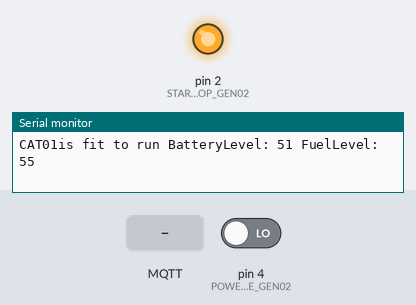
This sketch was run on a simulated Arduino Uno, built for the host (arithmetic inside an expression is 32-bit, double 64-bit). Shown: output pins drawn as LEDs (lit = HIGH), the last lines printed to the serial monitor. The inputs (shaded band) are chosen by the test bench; at power-on: pin 4 (POWER_AVAILABLE_GEN02) LOW. WiFi joins after 1.5 s; servers stay silent unless stated; no MQTT or app messages arrive unless stated.

Above: at 2.8 s.
2.9 s: pin 4 (POWER_AVAILABLE_GEN02) driven HIGH
5.5 s: MQTT message "STRTGEN" arrives on the first subscribed topic
7.5 s: MQTT message "STPGEN" arrives on the first subscribed topic
9.5 s: MQTT message "STPGEN" arrives on the second subscribed topic
At 10.8 s:
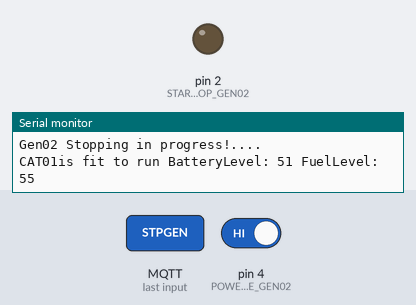
11.5 s: pin 4 (POWER_AVAILABLE_GEN02) driven LOW
At 12.7 s:
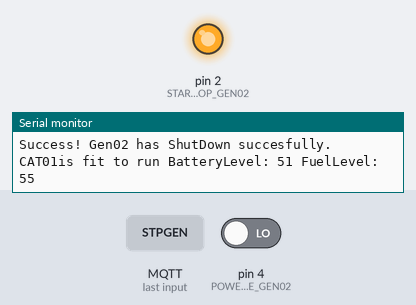
Timing chart, 0 to 14.5 s (numbered marks = the images above; inputs shaded):
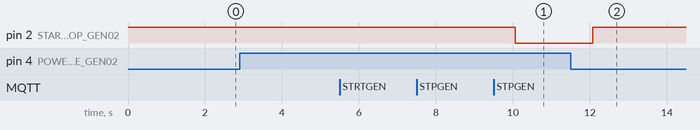

The sketch:

node11-ArduinoV3.ino
```cpp
#include <SPI.h>
#include <Ethernet.h>
#include <PubSubClient.h>
#include <AsyncDelay.h>
#include <ArduinoJson.h>
#include <Wire.h>

#define _TASK_SLEEP_ON_IDLE_RUN
#define _TASK_STATUS_REQUEST
#include <TaskScheduler.h>

//QueueHandle_t queue;
byte mac[]    = {  0xDE, 0xED, 0xBA, 0xFE, 0xFE, 0xED };
IPAddress ip(192, 168, 2, 55);
IPAddress mqttServerIp(192, 168, 2, 44);

const short mqttServerPort = 11883; // IP port of the MQTT broker
const char* mqttClientName = "node11";

EthernetClient ethClient;
PubSubClient mqttClient(ethClient);

Scheduler userScheduler;

#define START_OR_STOP_GEN02 2
#define POWER_AVAILABLE_GEN02 4

#define DEBUG 1


long lastReconnectAttempt = 0;

void powerAvailabilityGenertor02();
void startGen02();
void stopGen02();

Task powerAvailableGenTwo(1500, TASK_FOREVER, &powerAvailabilityGenertor02);
Task startGeneratorTwo(1500, TASK_FOREVER, &startGen02);
Task stopGeneratorTwo(1500, TASK_FOREVER, &stopGen02);

int startGenSignalCount;
int startGenSignal;

int stopGenSignalCount;
int stopGenSignal;

int nxtGenSignal;
int nxtGenSignalCount;

volatile unsigned long start_time_micros;
volatile unsigned long delayTime;


void callback(char* topic, byte* payload, unsigned int length) {
  String inValue;
  String topicStr = topic;
  Serial.print("Message arrived [");
  Serial.print(topic);
  Serial.print("] ");
  for (int i=0;i<length;i++) {
    Serial.print((char)payload[i]);
  }
  char payloadString[length+1];
  memcpy(payloadString, payload, length);
  payloadString[length] = '\0';
  inValue = payloadString;
  Serial.println();
  reciever(inValue, topicStr);
}


boolean reconnect() {
  // Loop until we're reconnected
  while (!mqttClient.connected()) {
    Serial.print("Attempting MQTT connection...");
    // Attempt to connect
    if (mqttClient.connect(mqttClientName)) {
    //if (mqttClient.connect(mqttClientName, mqttUsername, mqttPassword) { // if credentials is nedded
      Serial.println("connected");
      // Once connected, publish an announcement...
      mqttClient.publish("outTopic","Node11 connected");
      // ... and resubscribe
      mqttClient.subscribe("node11", 1);
      mqttClient.subscribe("strtGen", 1);
      mqttClient.subscribe("stpGen", 1);
      mqttClient.subscribe("catGenTwo", 1);
      mqttClient.subscribe("emGen02", 1);
      mqttClient.subscribe("g02StrtTopic", 1);
      mqttClient.subscribe("g02StpTopic", 1);
    } else {
      Serial.print("failed, rc=");
      Serial.print(mqttClient.state());
      Serial.println(" try again in 5 seconds");
      // Wait 5 seconds before retrying
      delay(5000);
    }
  }
}


void setup()
{
  Serial.begin(115200);
  mqttClient.setServer(mqttServerIp, mqttServerPort);
  mqttClient.setCallback(callback);
  Ethernet.begin(mac, ip);

  pinMode(START_OR_STOP_GEN02, OUTPUT);
  pinMode(POWER_AVAILABLE_GEN02, INPUT);

  userScheduler.addTask(powerAvailableGenTwo);
  powerAvailableGenTwo.enable();
  userScheduler.addTask(startGeneratorTwo);
  userScheduler.addTask(stopGeneratorTwo);

  digitalWrite(START_OR_STOP_GEN02, HIGH);

  startGenSignalCount = 2;
  startGenSignal = 0;

  stopGenSignalCount = 2;
  stopGenSignal = 0;

  lastReconnectAttempt = 0;
}

void loop() {
  if (!mqttClient.connected()) {
    long now = millis();
    if (now - lastReconnectAttempt > 5000) {
      lastReconnectAttempt = now;
      // Attempt to reconnect
      if (reconnect()) {
        lastReconnectAttempt = 0;
      }
    }
    reconnect();
  } else {
      mqttClient.loop();
      userScheduler.execute();
      batteryPercentage();
  }
}

char reciever(String Value, String inTopic) {
   Serial.println("From callback: " +Value);

  if ((Value == "STRTGEN")){
      startGenSignal++;
     if (startGenSignal == startGenSignalCount){
         startGeneratorTwo.enable();
      }
  }else if ((Value == "STPGEN")){
      stopGenSignal++;
      if (stopGenSignal == stopGenSignalCount){
         stopGeneratorTwo.enable();
      }
  }
}
```

BatteryAndFuelManagment.ino
```cpp
int batterySense = 0;
int fuelLevl = 0;

 enum FuelAndBatteryState {
  NOT_GOOD = 0,
  GOOD = 1
 };
 FuelAndBatteryState FNBState;

class AbstractGeneratorSequencing{
    virtual void GeneratorFitToRun() = 0;
};

class GeneratorSequencing:AbstractGeneratorSequencing{
    private:
        String Name;
        int BatteryLevel;
        int FuelLevel;

    public:
        GeneratorSequencing(String name, int batteryLevel, int fuelLevel){
            Name = name;
            BatteryLevel = batteryLevel;
            FuelLevel = fuelLevel;
        }

        void setGeneratorName(String name){
            Name = name;
        }

        String getGeneratorName(){
            return Name;
        }

        void setBatteryLevel(int batteryLevel){
            BatteryLevel = batteryLevel;
        }

        int getBatteryLevel(){
            return BatteryLevel;
        }

        void setFuelLevel(int fuelLevel){
            FuelLevel = fuelLevel;
        }

        int getFuelLevel(){
            return FuelLevel;
        }

        void GeneratorFitToRun(){
            if ((BatteryLevel < 50) || (FuelLevel < 50)){
                  Serial.println(Name + ""+"is not fit to run"+ "" + " BatteryLevel: "+ (String)BatteryLevel +""+ " FuelLevel: "+ (String)FuelLevel);
                  FNBState = NOT_GOOD;
//                std :: cout << Name << "is not fit to run " << "BatteryLevel: " << BatteryLevel << " FuelLevel: " << FuelLevel << std::endl;
            }else{
                  Serial.println(Name + ""+"is fit to run"+ "" + " BatteryLevel: "+ (String)BatteryLevel +""+ " FuelLevel: "+ (String)FuelLevel);
                  FNBState = GOOD;
//                std :: cout << Name << "is fit to run " << "BatteryLevel: " << BatteryLevel << " FuelLevel: " << FuelLevel << std::endl;
            }
//            xQueueSend(queue, &currentState, portMAX_DELAY);
        }
};

//Task evaluateBatteryAndFuelAnalysis(100, TASK_FOREVER, &batteryPercentage);
//userScheduler.addTask(evaluateBatteryAndFuelAnalysis);
//evaluateBatteryAndFuelAnalysis.enable();

void batteryPercentage() {
  batterySense = 51;
  fuelLevl = 55;
  GeneratorSequencing generatorSequencing = GeneratorSequencing("name", 0, 0);
  generatorSequencing.setGeneratorName("CAT01");
  generatorSequencing.setBatteryLevel(batterySense);
  generatorSequencing.setFuelLevel(fuelLevl);
  generatorSequencing.GeneratorFitToRun();
  delay(2000);
}
```

GeneratorActuators.ino
```cpp
#define START_GEN LOW
#define STOP_GEN LOW
#define RESET HIGH
#define POWER_AVAILABLE HIGH
#define POWER_UNAVAILABLE LOW

int reportGen02StartError = 0;
int reportGen02StartWaitingInterval = 6;

/****************************************************************************************/
void startGen02() {
  char data2[750], data1[10];
  reportGen02StartError++;
  digitalWrite(START_OR_STOP_GEN02, START_GEN);
  mqttClient.publish("outTopic", "Gen02 recieved signal", 2);

  #if DEBUG
  Serial.println("Gen02 Cranking in progress!....");
  #endif
  //IF the cranking failed to start the Gen restart the process of cranking the Gen
  if ((digitalRead(POWER_AVAILABLE_GEN02)) == POWER_AVAILABLE) {
    digitalWrite(START_OR_STOP_GEN02, RESET);
    #if DEBUG
    Serial.println("Success! Gen02 has Started succesfully.");
    #endif
     String report = "Gen02 has started";
     String signalCount = (String)startGenSignal;

     report.toCharArray(data2, (report.length() + 1));
     signalCount.toCharArray(data1, (signalCount.length() + 1));

     mqttClient.publish("outTopic", data2, 2);
     mqttClient.publish("g02StrtTopic", data1, true);
     //inform the node controller that gen01 is running
     for (int i = 0; i < 3; i++){
        mqttClient.publish("genReport", "g02-running", 2);
        delayTime = 500;
        start_time_micros = millis();
        while ((millis() - start_time_micros) < delayTime){
        ;
       }
     }
     stopGenSignal = 0;
     reportGen02StartError = 0;
     startGeneratorTwo.disable();
  }else{
     if (reportGen02StartError == reportGen02StartWaitingInterval){
       digitalWrite(START_OR_STOP_GEN02,  RESET);
       Serial.println("Gen01 process has been enabled due to failure of Gen02...");
       reportGen02StartError = 0;
       startGenSignal = 0;
       stopGenSignal = 0;
       startGeneratorTwo.disable();
       stopGeneratorTwo.disable();
     }
  }
}


void stopGen02() {
  char data2[750], data1[10];
  digitalWrite(START_OR_STOP_GEN02, STOP_GEN);
  #if DEBUG
  Serial.println("Gen02 Stopping in progress!....");
  #endif
  //IF the cranking failed to start the Gen restart the process of cranking the Gen
  if ((digitalRead(POWER_AVAILABLE_GEN02)) == POWER_UNAVAILABLE) {
    digitalWrite(START_OR_STOP_GEN02, RESET);
    #if DEBUG
    Serial.println("Success! Gen02 has ShutDown succesfully.");
    #endif
   String report = "Gen02 has stopped";
   report.toCharArray(data2, (report.length() + 1));
   mqttClient.publish("outTopic", data2, 2);
   for (int i = 0; i < 3; i++){
     mqttClient.publish("genReport", "g02-stpd", 2);
   }
   startGenSignal = 0;
   stopGeneratorTwo.disable();
  }
}
```

NodeInterrupts.ino
```cpp
 enum State {
  DISABLE = 0,
  ENABLE = 1
 };
 State currentState;

int powerAvailableGen02State = 0;
int previousPowerAvailableGen02State = 0;

void powerAvailabilityGenertor02(){
     char data2[750];
   powerAvailableGen02State = digitalRead(POWER_AVAILABLE_GEN02);
    if (powerAvailableGen02State != previousPowerAvailableGen02State) {
          if (powerAvailableGen02State == HIGH) {
             currentState = ENABLE;
             #if DEBUG
              Serial.println("powerAvailableGen02"+ (String)POWER_AVAILABLE_GEN02+ "state"+ (String)powerAvailableGen02State);
             #endif
          } else {
              currentState = DISABLE;
               #if DEBUG
               Serial.println("powerAvailableGen02"+ (String)POWER_AVAILABLE_GEN02+ "state"+ (String)powerAvailableGen02State);
               #endif
          }
         String report = "pwrGen2"+(String)powerAvailableGen02State;
         report.toCharArray(data2, (report.length() + 1));
         mqttClient.publish("genTopic", data2, 2);
         #if DEBUG
         Serial.println(report);
         #endif
      }
          // save the current state as the last state,
    //for next time through the loop
    previousPowerAvailableGen02State = powerAvailableGen02State;
}
```

Measured:
- after the input at 9.5 s, pin 2 (START_OR_STOP_GEN02): HIGH → LOW after 0.57 s
- after the input at 11.5 s, pin 2 (START_OR_STOP_GEN02): LOW → HIGH after 0.57 s
